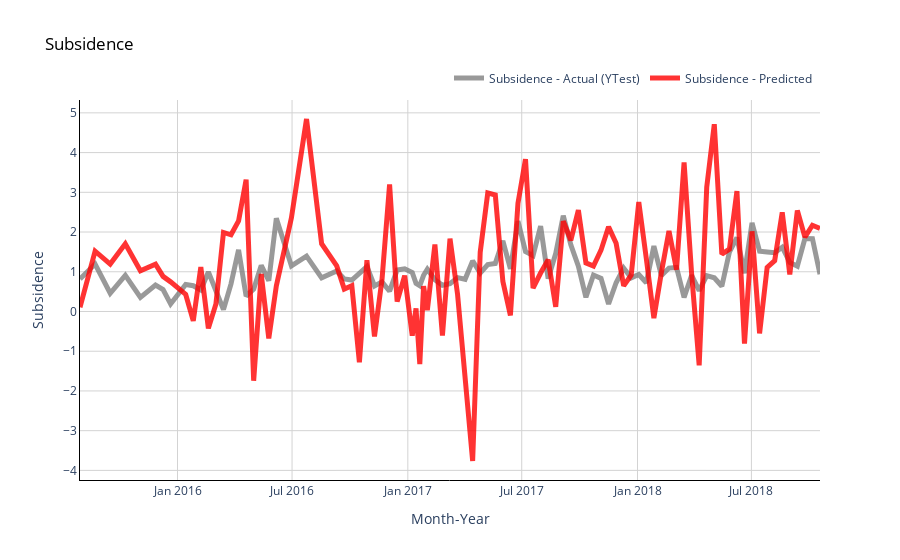

Notebook code cell kept with this figure:
### Code cell
# Plot (actual and predicted) for test (out of time) data
fig = go.Figure()

# #Trace for actual val
# fig.add_trace(go.Scatter(x=np.array(test.columns),
#                          y=np.array(test.values).flatten(),
#                          mode='lines',
#                          name='Subsidence - Actual (Test)',
#                          opacity=0.8,
#                          line=dict(color='black', width=1)
#                         ))
# fig.add_trace(go.Scatter(x=np.array(test.columns),
#                          y=e,
#                          mode='lines',
#                          name='Subsidence - Actual (YTrain)',
#                          opacity=0.8,
#                          line=dict(color='pink', width=1)
#                         ))

fig.add_trace(go.Scatter(x=np.array(test.columns[10:]),
                         y=c,
                         mode='lines',
                         name='Subsidence - Actual (YTest)',
                         opacity=0.8,
                         line=dict(color='grey', width=5)
                        ))


# Trace for predicted 
fig.add_trace(go.Scatter(x=np.array(test.columns[10:]),
                         y=z,
                         mode='lines',
                         name='Subsidence - Predicted ',
                         opacity=0.8,
                         line=dict(color='red', width=5)
                        ))

# Change chart background color
fig.update_layout(dict(plot_bgcolor = 'white'))

# Update axes lines
fig.update_xaxes(showgrid=True, gridwidth=1, gridcolor='lightgrey', 
                 zeroline=True, zerolinewidth=1, zerolinecolor='lightgrey', 
                 showline=True, linewidth=1, linecolor='black',
                 title='Month-Year'
                )

fig.update_yaxes(showgrid=True, gridwidth=1, gridcolor='lightgrey', 
                 zeroline=True, zerolinewidth=1, zerolinecolor='lightgrey', 
                 showline=True, linewidth=1, linecolor='black',
                 title='Subsidence'
                )

# Set figure title
fig.update_layout(title=dict(text="Subsidence", font=dict(color='black')),
                  legend=dict(orientation="h", yanchor="bottom", y=1.02, xanchor="right", x=1)
                 )
fig.show()
